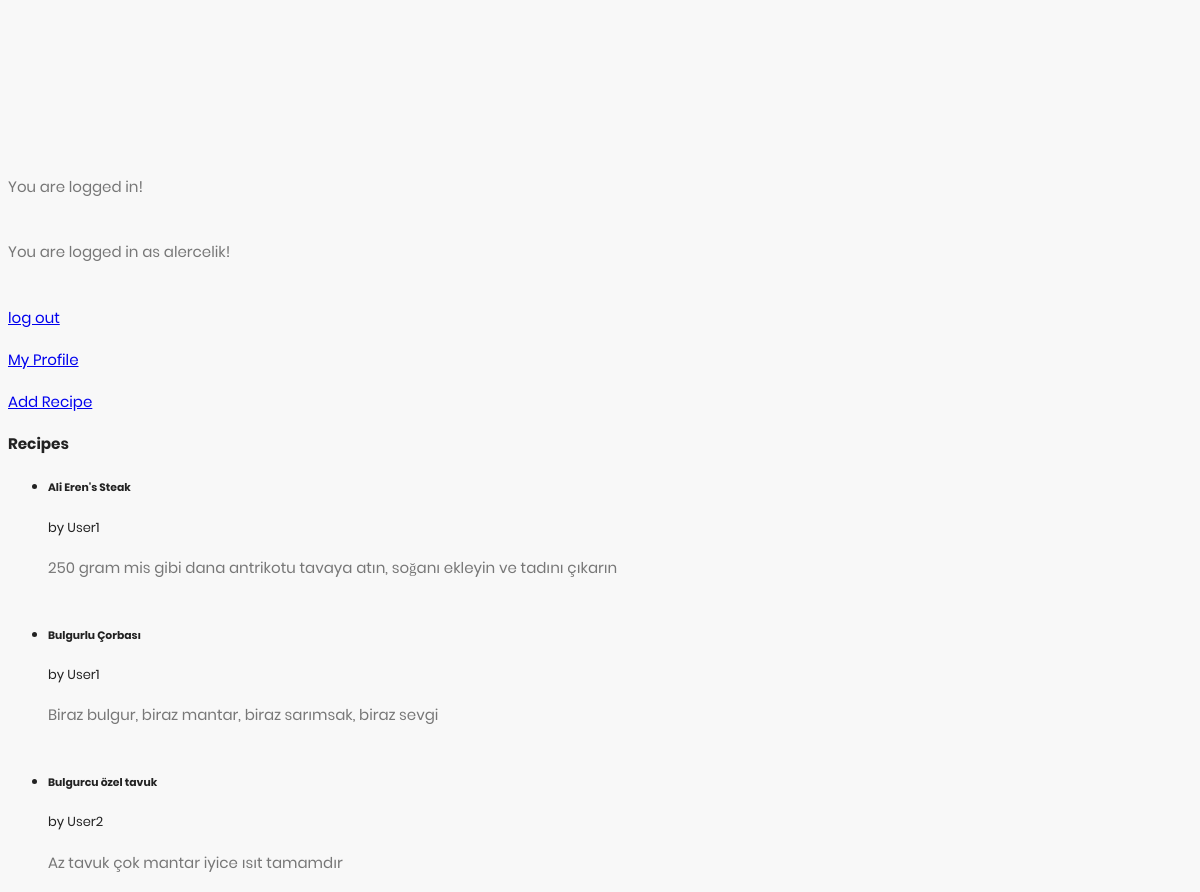
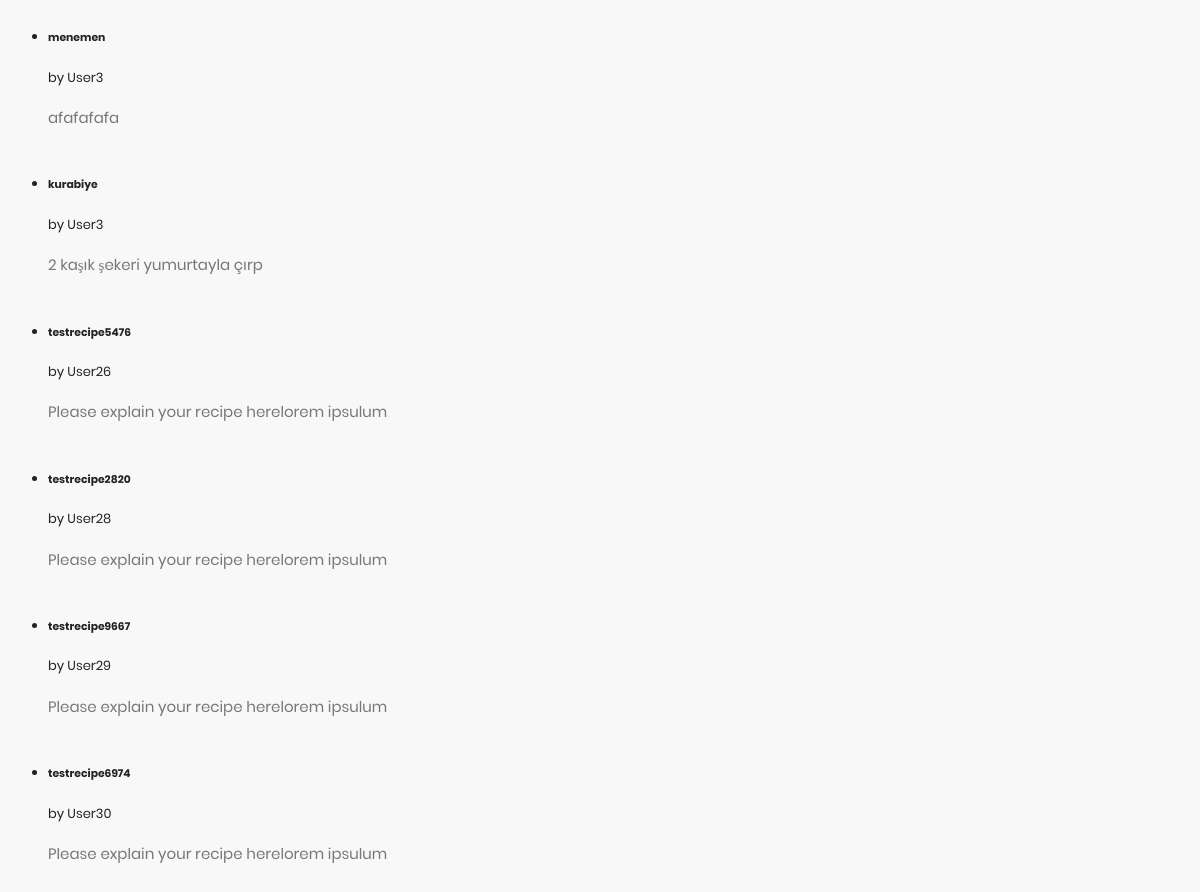
/ (signed in), run on an earlier commit of the app's database (2 pictures, top to bottom).
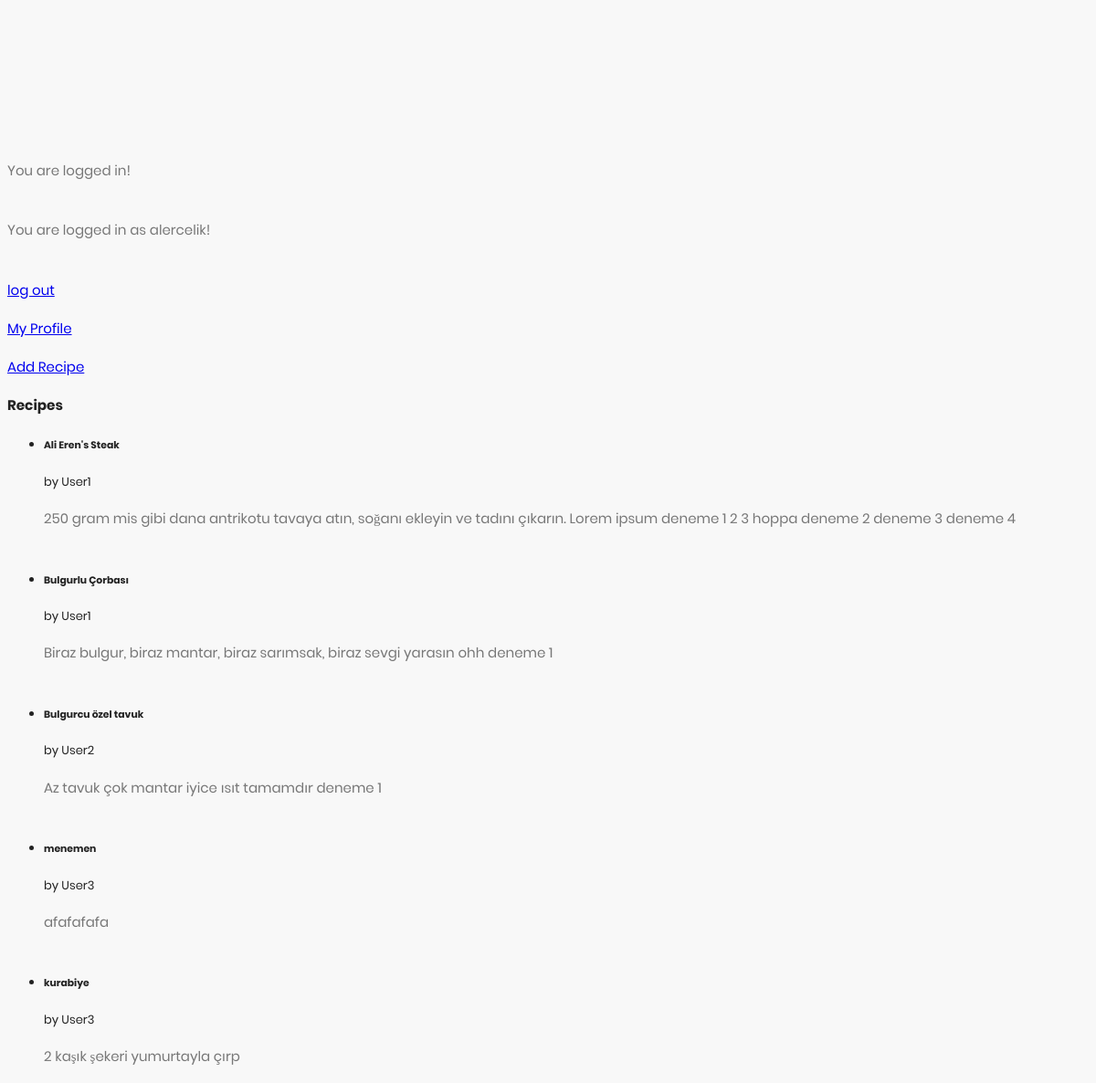
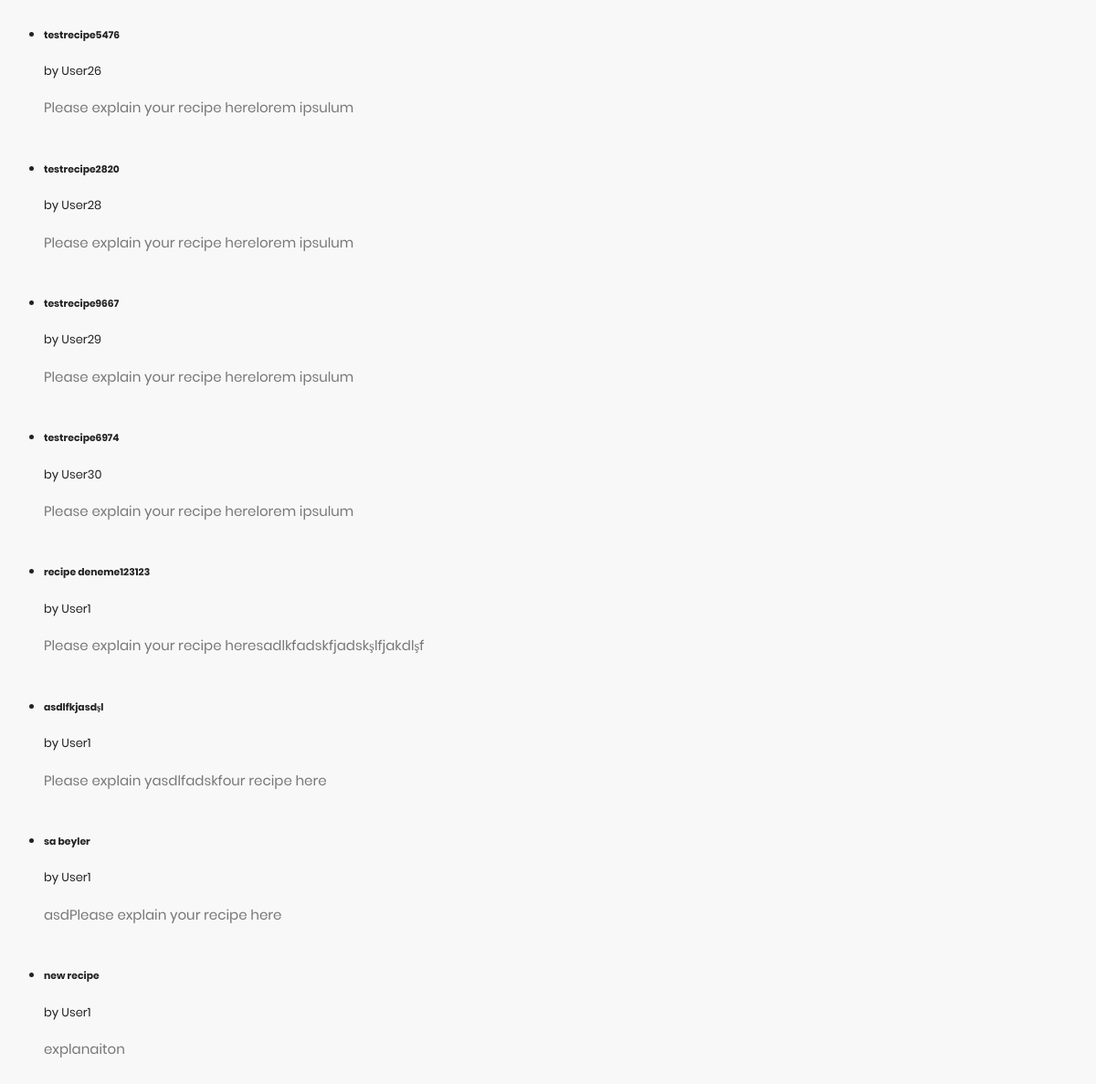
And on a later commit of the database (2 pictures, top to bottom).
### main.py (models this page shows, shortened)
class Recipe(db.Model):
	__tablename__ = 'Recipe'
	id = db.Column(db.Integer, primary_key = True)
	name = db.Column(db.String(100))
	text = db.Column(db.Text)
	category_id = db.Column(db.Integer, db.ForeignKey('RecipeCategory.id'), nullable=False)
	user_id = db.Column(db.Integer, db.ForeignKey('User.id'), nullable=False)
	add_date = db.Column(db.DateTime)
	last_edit_date = db.Column(db.DateTime)

### main.py (the view)
@app.route('/', methods=['POST', 'GET'])
def home():
	if not "logged_in" in session:
		user_logged_in = False
		session["logged_in"] = False
	else:
		user_logged_in = session["logged_in"]
	if not user_logged_in:
		return render_template('log_in.html')
	if "username" in session:
		username = session["username"]
	else:
		username = ""
	recipes = Recipe.query.all()
	return render_template('index.html', user_logged_in=user_logged_in, username=username, recipes=recipes)

### templates/index.html (shortened to what this page needs)
<!DOCTYPE html>
<html lang="en">
<head>
    <link rel="stylesheet" href="{{ url_for('static', filename='fonts/material-icon/css/material-design-iconic-font.min.css') }}">
    <link rel="stylesheet" href="{{ url_for('static', filename='css/style.css') }}">
</head>
<body>
    <div class="main">
        {% if user_logged_in %}
            <p>You are logged in!</p> <br>
            {% if username != "" %}
                <p>You are logged in as {{username}}!</p> <br>
            {% endif %}
            <p><a href="{{url_for("log_out")}}">log out</a></p>
            <p><a href="{{url_for("profile")}}">My Profile</a></p>
            <p><a href="{{url_for("add_recipe")}}">Add Recipe</a></p>
            <div>
                <h3>Recipes</h3>
                <ul>
                {% for recipe in recipes %}
                    <li>
                        <h5>{{recipe.name}}</h5>
                        by User{{recipe.user_id}}
                        <p>{{recipe.text}}</p>
                        <br>
                    </li>
                {% endfor %}
                </ul>
            </div>
        {% else %}
            <p>Please <a href="{{url_for("log_in")}}">log in</a> or <a href="{{url_for("sign_up")}}">sign up</a> </p>
        {% endif %}
    </div>
</body>
</html>

### static/css/style.css (style rules this page uses)
p { margin-bottom: 0px; font-size: 15px; color: #777; }
.main { background: #f8f8f8; padding: 150px 0; }
body { font-size: 13px; line-height: 1.8; color: #222; background: #f8f8f8; font-weight: 400; font-family: Poppins; }

What changed in the data, as far as the page shows it:
changed Recipe "Ali Eren's Steak": text "250 gram mis gibi dana antrikotu tavaya atın, soğanı ekleyin ve tadını çıkarın" → "250 gram mis gibi dana antrikotu tavaya atın, soğanı ekleyin ve tadını çıkarın. Lorem ipsum deneme 1 2 3 hoppa deneme 2 deneme 3 deneme 4"
changed Recipe "Bulgurlu Çorbası": text "Biraz bulgur, biraz mantar, biraz sarımsak, biraz sevgi" → "Biraz bulgur, biraz mantar, biraz sarımsak, biraz sevgi yarasın ohh deneme 1"
changed Recipe "Bulgurcu özel tavuk": text "Az tavuk çok mantar iyice ısıt tamamdır" → "Az tavuk çok mantar iyice ısıt tamamdır deneme 1"
added Recipe: name "recipe deneme123123", user_id "1", text "Please explain your recipe heresadlkfadskfjadskşlfjakdlşf"
added Recipe: name "asdlfkjasdşl", user_id "1", text "Please explain yasdlfadskfour recipe here"
added Recipe: name "sa beyler", user_id "1", text "asdPlease explain your recipe here"
added Recipe: name "new recipe", user_id "1", text "explanaiton"
